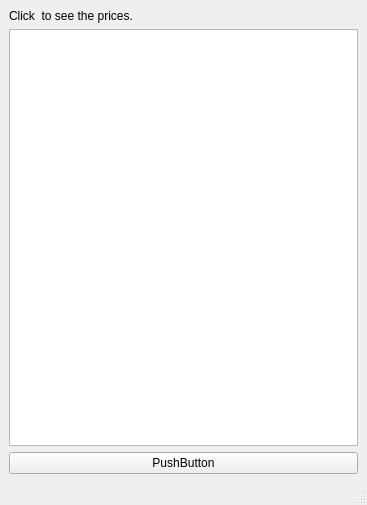
<?xml version="1.0" encoding="UTF-8"?>
<ui version="4.0">
 <class>MainWindow</class>
 <widget class="QMainWindow" name="MainWindow">
  <property name="geometry">
   <rect>
    <x>0</x>
    <y>0</y>
    <width>367</width>
    <height>505</height>
   </rect>
  </property>
  <property name="windowTitle">
   <string>MainWindow</string>
  </property>
  <widget class="QWidget" name="centralwidget">
   <layout class="QVBoxLayout" name="verticalLayout">
    <item>
     <widget class="QLabel" name="label">
      <property name="text">
       <string>Click  to see the prices.</string>
      </property>
     </widget>
    </item>
    <item>
     <widget class="QListWidget" name="listWidget"/>
    </item>
    <item>
     <widget class="QPushButton" name="pushButton">
      <property name="text">
       <string>PushButton</string>
      </property>
     </widget>
    </item>
   </layout>
  </widget>
  <widget class="QMenuBar" name="menubar">
   <property name="geometry">
    <rect>
     <x>0</x>
     <y>0</y>
     <width>367</width>
     <height>25</height>
    </rect>
   </property>
  </widget>
  <widget class="QStatusBar" name="statusbar"/>
 </widget>
 <resources/>
 <connections/>
</ui>
